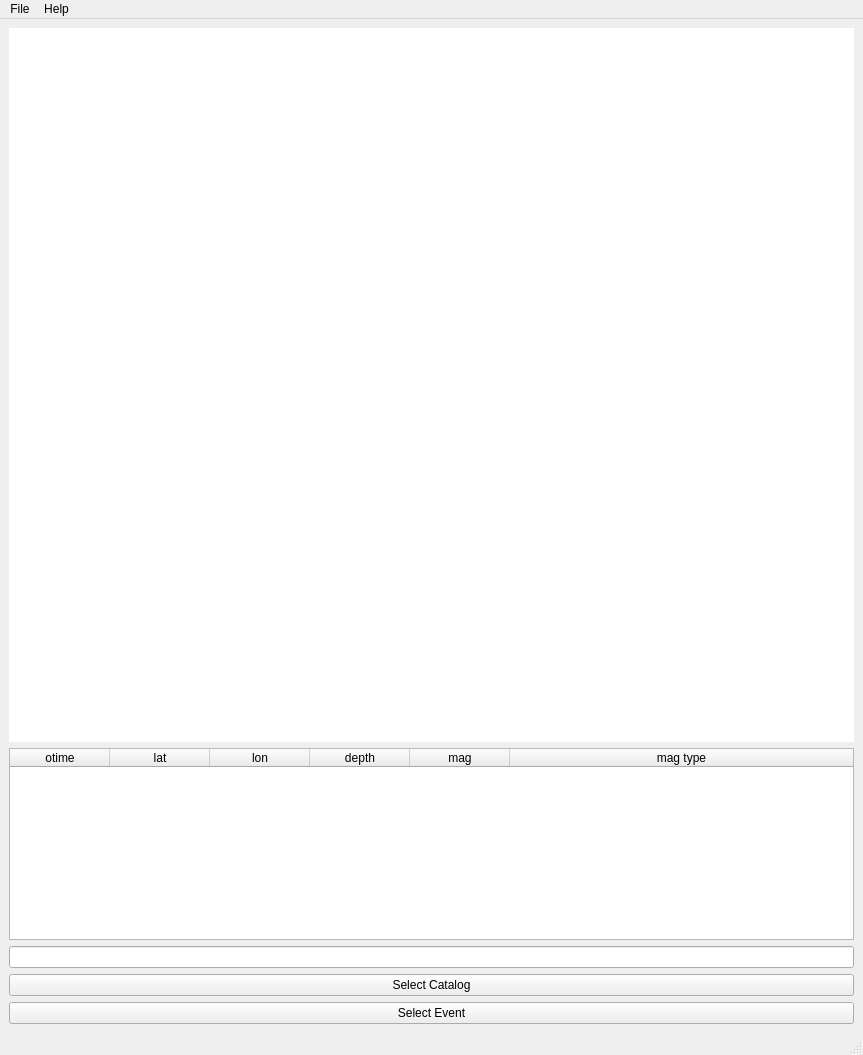
<?xml version="1.0" encoding="UTF-8"?>
<ui version="4.0">
 <class>MainWindow</class>
 <widget class="QMainWindow" name="MainWindow">
  <property name="geometry">
   <rect>
    <x>0</x>
    <y>0</y>
    <width>863</width>
    <height>1055</height>
   </rect>
  </property>
  <property name="sizePolicy">
   <sizepolicy hsizetype="Expanding" vsizetype="Preferred">
    <horstretch>0</horstretch>
    <verstretch>0</verstretch>
   </sizepolicy>
  </property>
  <property name="minimumSize">
   <size>
    <width>0</width>
    <height>0</height>
   </size>
  </property>
  <property name="windowTitle">
   <string>Catalog Exploring</string>
  </property>
  <widget class="QWidget" name="centralwidget">
   <property name="sizePolicy">
    <sizepolicy hsizetype="Expanding" vsizetype="Preferred">
     <horstretch>0</horstretch>
     <verstretch>0</verstretch>
    </sizepolicy>
   </property>
   <layout class="QHBoxLayout" name="horizontalLayout">
    <item>
     <layout class="QVBoxLayout" name="verticalLayout" stretch="2,0,0,0,0">
      <item>
       <widget class="QWidget" name="map" native="true">
        <property name="sizePolicy">
         <sizepolicy hsizetype="Expanding" vsizetype="Preferred">
          <horstretch>0</horstretch>
          <verstretch>0</verstretch>
         </sizepolicy>
        </property>
        <property name="minimumSize">
         <size>
          <width>0</width>
          <height>57</height>
         </size>
        </property>
        <property name="styleSheet">
         <string notr="true">background-color: rgb(255, 255, 255);</string>
        </property>
       </widget>
      </item>
      <item>
       <widget class="QTableWidget" name="tableWidget">
        <property name="editTriggers">
         <set>QAbstractItemView::NoEditTriggers</set>
        </property>
        <property name="tabKeyNavigation">
         <bool>true</bool>
        </property>
        <property name="selectionMode">
         <enum>QAbstractItemView::SingleSelection</enum>
        </property>
        <property name="selectionBehavior">
         <enum>QAbstractItemView::SelectRows</enum>
        </property>
        <property name="sortingEnabled">
         <bool>true</bool>
        </property>
        <attribute name="horizontalHeaderStretchLastSection">
         <bool>true</bool>
        </attribute>
        <column>
         <property name="text">
          <string>otime</string>
         </property>
        </column>
        <column>
         <property name="text">
          <string>lat</string>
         </property>
        </column>
        <column>
         <property name="text">
          <string>lon</string>
         </property>
        </column>
        <column>
         <property name="text">
          <string>depth</string>
         </property>
        </column>
        <column>
         <property name="text">
          <string>mag</string>
         </property>
        </column>
        <column>
         <property name="text">
          <string>mag type</string>
         </property>
        </column>
       </widget>
      </item>
      <item>
       <widget class="QLineEdit" name="rootPathForm">
        <property name="sizePolicy">
         <sizepolicy hsizetype="Preferred" vsizetype="Preferred">
          <horstretch>0</horstretch>
          <verstretch>0</verstretch>
         </sizepolicy>
        </property>
       </widget>
      </item>
      <item>
       <widget class="QPushButton" name="selectCatalogBtn">
        <property name="text">
         <string>Select Catalog</string>
        </property>
       </widget>
      </item>
      <item>
       <widget class="QPushButton" name="select_eventBtn">
        <property name="text">
         <string>Select Event</string>
        </property>
       </widget>
      </item>
     </layout>
    </item>
   </layout>
  </widget>
  <widget class="QMenuBar" name="menubar">
   <property name="geometry">
    <rect>
     <x>0</x>
     <y>0</y>
     <width>863</width>
     <height>24</height>
    </rect>
   </property>
   <widget class="QMenu" name="menuFile">
    <property name="title">
     <string>File</string>
    </property>
   </widget>
   <widget class="QMenu" name="menuHelp">
    <property name="title">
     <string>Help</string>
    </property>
    <addaction name="actionOpen_Help"/>
   </widget>
   <addaction name="menuFile"/>
   <addaction name="menuHelp"/>
  </widget>
  <widget class="QStatusBar" name="statusbar"/>
  <action name="actionRead_hyp_folder">
   <property name="text">
    <string>Read hyp folder</string>
   </property>
  </action>
  <action name="actionRead_last_location">
   <property name="text">
    <string>Read last location</string>
   </property>
  </action>
  <action name="actionOpen_Help">
   <property name="text">
    <string>Open Help</string>
   </property>
  </action>
 </widget>
 <resources/>
 <connections/>
</ui>
